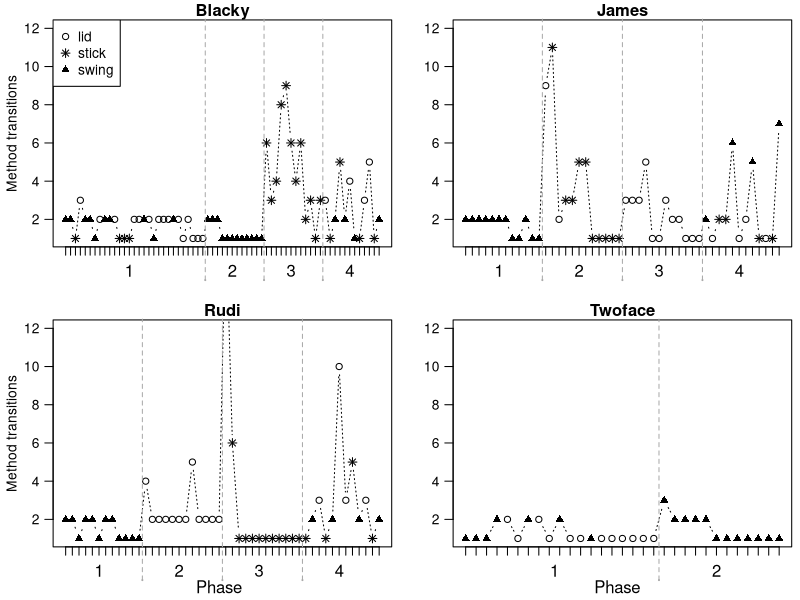

This chart was generated by the following R code:

all.data <- read.table(file = "exp1/data/160628 Otter multiaccess box_data 2016attempts.txt", header = T, sep = "\t")

zdata <- subset(all.data, Method != "-")
zdata <- subset(zdata, Success != 0)
zdata$Method <- factor(zdata$Method)

png(filename = "exp1/graphics/OMAB_attempts_individual data.png", width =500, height =500)

par(mfrow=c(2,2))

##Blacky
xdata=subset(zdata, Subject=="Blacky")
par(mar=c(3.2, 3.2, 1.2, 0.5), mgp=c(2, 0.8, 0))

plot(x=xdata$Trial, y=xdata$transitions, las=1, xlab="", ylab="Method transitions", xaxt="n",
type="b", pch=c(1, 8, 17)[as.numeric(xdata$Method)], main="Blacky", ylim=range(1:12), lty=3)


mtext(text=1:4, at=c(14,35,47,59), line=1, side=1)
 axis(side=1, at=c(1:65), labels=F) 

 
  axis(side=1,at=29.5,col="darkgray",line=2,tick=T,labels=F,lwd=2,lwd.ticks=1, tck=1.15,lty=2)
   axis(side=1,at=41.5,col="darkgray",line=2,tick=T,labels=F,lwd=2,lwd.ticks=1, tck=1.15,lty=2)
  axis(side=1,at=53.5,col="darkgray",line=2,tick=T,labels=F,lwd=2,lwd.ticks=1, tck=1.15,lty=2)   

  legend("topleft", c("lid", "stick", "swing"), pch=c(1, 8, 17))


##James
xdata=subset(zdata, Subject=="James")
par(mar=c(3.2, 3.2, 1.2, 0.5), mgp=c(2, 0.8, 0))

plot(x=xdata$Trial, y=xdata$transitions, las=1, xlab="", ylab="", xaxt="n",
type="b", pch=c(1, 8, 17)[as.numeric(xdata$Method)], main="James", ylim=range(1:12),lty=3)


mtext(text=1:4, at=c(6,18,30,42), line=1, side=1)
 axis(side=1, at=c(1:48), labels=F) 
  axis(side=1,at=12.5,col="darkgray",line=2,tick=T,labels=F,lwd=2,lwd.ticks=1, tck=1.15,lty=2)
  axis(side=1,at=24.5,col="darkgray",line=2,tick=T,labels=F,lwd=2,lwd.ticks=1, tck=1.15,lty=2)
    axis(side=1,at=36.5,col="darkgray",line=2,tick=T,labels=F,lwd=2,lwd.ticks=1, tck=1.15,lty=2)
	
	
##Rudi
xdata=subset(zdata, Subject=="Rudi")
par(mar=c(3.2, 3.2, 1.2, 0.5), mgp=c(2, 0.8, 0))

plot(x=xdata$Trial, y=xdata$transitions, las=1, xlab="", ylab="Method transitions", xaxt="n",
type="b", pch=c(1, 8, 17)[as.numeric(xdata$Method)], main="Rudi", ylim=range(1:12),lty=3)


mtext(text=1:4, at=c(6,18,30,42), line=1, side=1)
mtext(text="Phase", at=24, line=2, side=1)
 axis(side=1, at=c(1:48), labels=F) 
 
axis(side=1,at=12.5,col="darkgray",line=2,tick=T,labels=F,lwd=2,lwd.ticks=1, tck=1.15,lty=2)
  axis(side=1,at=24.5,col="darkgray",line=2,tick=T,labels=F,lwd=2,lwd.ticks=1, tck=1.15,lty=2)
    axis(side=1,at=36.5,col="darkgray",line=2,tick=T,labels=F,lwd=2,lwd.ticks=1, tck=1.15,lty=2)
	

##Twoface
xdata=subset(zdata, Subject=="Twoface")
par(mar=c(3.2, 3.2, 1.2, 0.5), mgp=c(2, 0.8, 0))

plot(x=xdata$Trial, y=xdata$transitions, las=1, xlab="", ylab="", xaxt="n",
type="b", pch=c(1, 8, 17)[as.numeric(xdata$Method)], main="Twoface", ylim=range(1:12),lty=3)


mtext(text=1:2, at=c(9.5, 25), line=1, side=1)
mtext(text="Phase", at=15.5, line=2, side=1)
 axis(side=1, at=c(1:31), labels=F) 
 
axis(side=1,at=19.5,col="darkgray",line=2,tick=T,labels=F,lwd=2,lwd.ticks=1, tck=1.15,lty=2)
  
dev.off()
